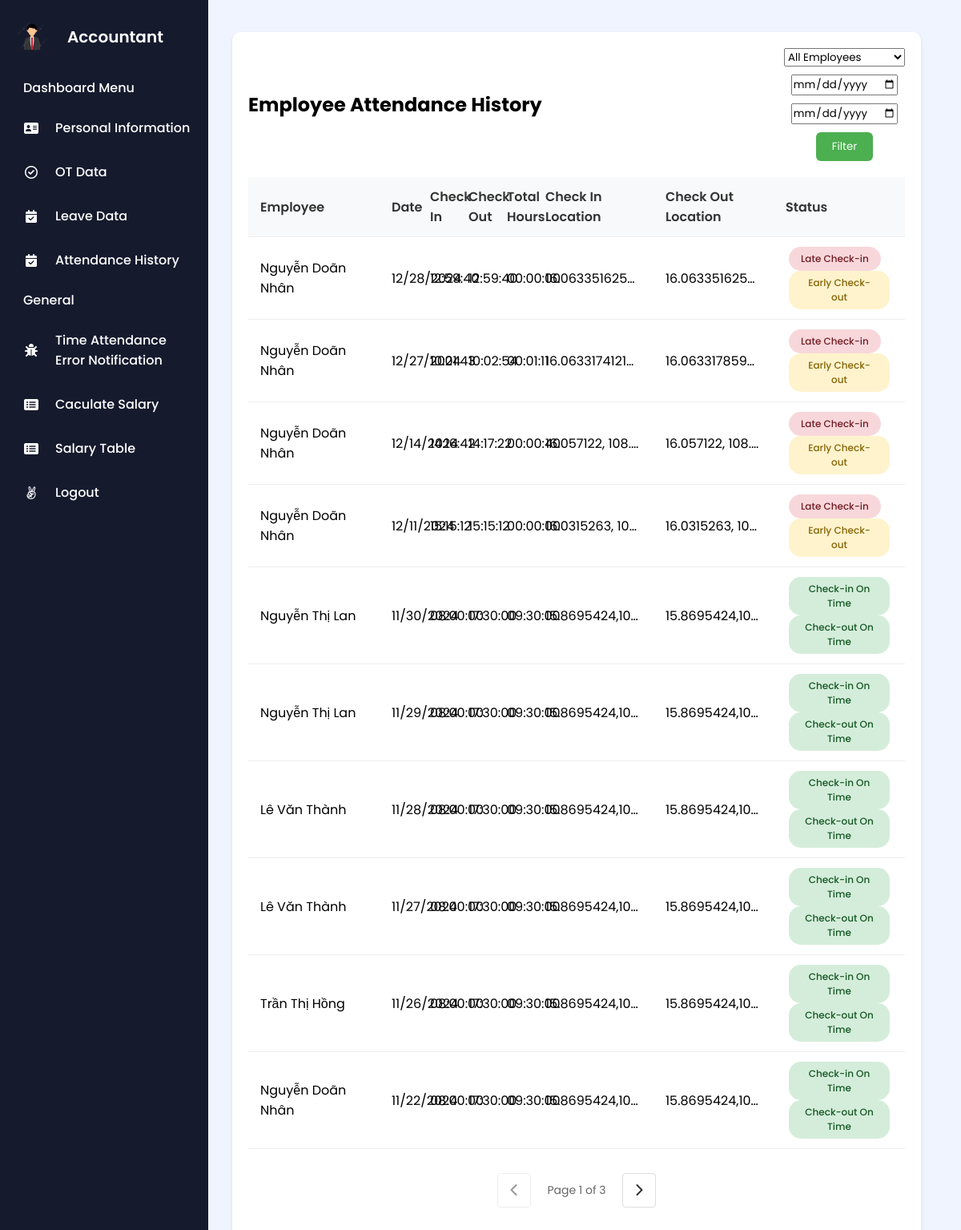
The app's page /index.php?action=viewAttendanceHistory (signed in), older data.
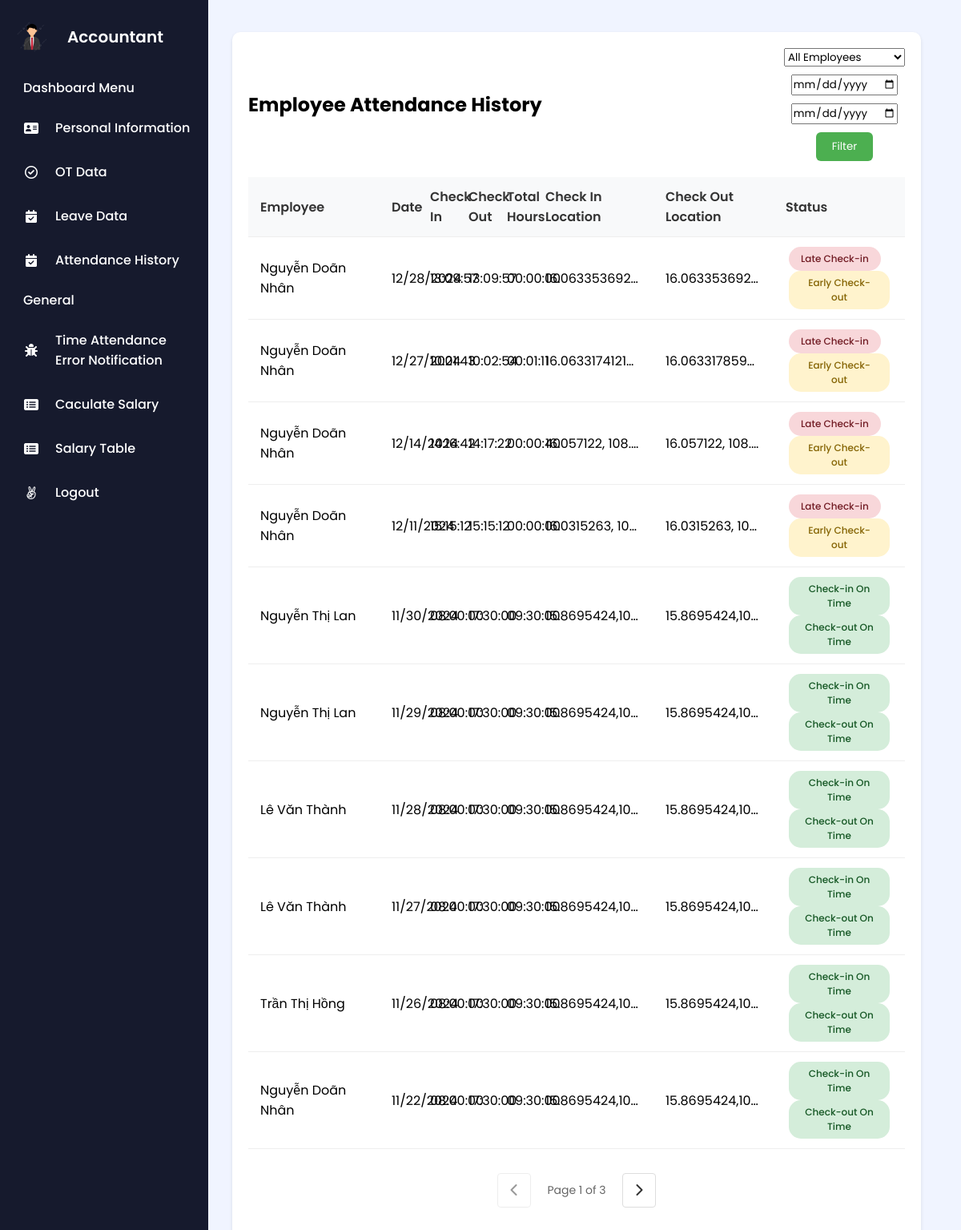
The same page, newer data.
### tables this page shows
CREATE TABLE `checkincheckout` (
  `CheckinCheckoutID` int(11) NOT NULL,
  `CheckinTime` datetime DEFAULT NULL,
  `CheckoutTime` datetime DEFAULT NULL,
  `EmployeeID` int(11) DEFAULT NULL,
  `GPSLocation` varchar(255) NOT NULL,
  `CheckoutLocation` varchar(255) DEFAULT NULL
);

CREATE TABLE `employee` (
  `EmployeeID` int(11) NOT NULL,
  `Username` varchar(50) NOT NULL,
  `Password` varchar(100) NOT NULL,
  `FirstName` varchar(50) DEFAULT NULL,
  `LastName` varchar(50) DEFAULT NULL,
  `DateOfBirth` date DEFAULT NULL,
  `Gender` enum('male','female','other') DEFAULT NULL,
  `IdentityNumber` varchar(20) DEFAULT NULL,
  `IdentityIssuedDate` date DEFAULT NULL,
  `IdentityIssuedPlace` varchar(100) DEFAULT NULL,
  `Email` varchar(100) DEFAULT NULL,
  `PhoneNumber` varchar(20) DEFAULT NULL,
  `MaritalStatus` enum('Có gia đình','Độc thân') DEFAULT NULL,
  `Hometown` varchar(100) DEFAULT NULL,
  `PlaceOfBirth` varchar(100) DEFAULT NULL,
  `Nationality` varchar(50) DEFAULT NULL,
  `Role` enum('giam doc','nhan vien','ke toan','admin') DEFAULT NULL,
  `BaseSalary` decimal(15,2) NOT NULL DEFAULT 0.00
);

### controllers/ViewListDataEmployeeController.php (called while the page is built, shortened)
<?php
require_once 'models/ViewListDataEmployeeModel.php';
class ViewListDataEmployeeController {
    private $ViewListData;
    public function __construct($db) {
        $this->ViewListData = new ViewListDataEmployeeModel($db);
    }
    public function viewAttendanceHistory() {
        $selectedEmployee = isset($_GET['employee_id']) && !empty($_GET['employee_id'])
            ? (int)$_GET['employee_id']
            : null;
        $startDate = isset($_GET['start_date']) && !empty($_GET['start_date'])
            ? date('d-m-Y', strtotime($_GET['start_date']))
            : '';
        $endDate = isset($_GET['end_date']) && !empty($_GET['end_date'])
            ? date('d-m-Y', strtotime($_GET['end_date']))
            : '';
        $page = isset($_GET['page']) ? (int)$_GET['page'] : 1;
        $itemsPerPage = 10;
        $offset = ($page - 1) * $itemsPerPage;
        $result = $this->ViewListData->getAttendanceHistory(
            $selectedEmployee,
            $startDate,
            $endDate,
            $itemsPerPage,
            $offset
        );
        $attendanceData = $result['data'];
        require 'views/ViewAttendanceHistory.php';
    }
}
?>

### models/ViewListDataEmployeeModel.php (called while the page is built, shortened)
<?php
class ViewListDataEmployeeModel {
    protected $pdo;
    public function __construct($pdo) {
        $this->pdo = $pdo;
    }
    public function getAttendanceHistory($employeeId = null, $startDate = null, $endDate = null, $limit = 10, $offset = 0) {
        $query = "SELECT SQL_CALC_FOUND_ROWS cc.*, e.FirstName, e.LastName,
                  TIMEDIFF(CheckoutTime, CheckinTime) AS TotalWorkHours
                  FROM checkincheckout cc
                  JOIN employee e ON cc.EmployeeID = e.EmployeeID
                  WHERE 1=1";
        $query .= " ORDER BY cc.CheckinTime DESC LIMIT :limit OFFSET :offset";
        $stmt = $this->pdo->prepare($query);
        $stmt->bindValue(':limit', (int)$limit, PDO::PARAM_INT);
        $stmt->bindValue(':offset', (int)$offset, PDO::PARAM_INT);
        $stmt->execute();
        $results = $stmt->fetchAll(PDO::FETCH_ASSOC);
        $stmt = $this->pdo->query("SELECT FOUND_ROWS()");
        $totalRecords = $stmt->fetchColumn();
        foreach ($results as &$record) {
            $checkinTime = new DateTime($record['CheckinTime']);
            $workDate = $checkinTime->format('Y-m-d');
            $startTime = new DateTime($workDate . ' 08:00:00');
            if ($checkinTime <= $startTime) {
                $record['CheckinStatus'] = 'On Time';
            } else {
                $record['CheckinStatus'] = 'Late';
            }
            if (!empty($record['CheckoutTime'])) {
                $checkoutTime = new DateTime($record['CheckoutTime']);
                $endTime = new DateTime($workDate . ' 17:30:00');
            } else {
                $record['CheckoutStatus'] = 'N/A';
            }
        }
        return [
            'data' => $results,
            'total' => $totalRecords
        ];
    }
}

### views/ViewAttendanceHistory.php (the view, shortened to what the changed rows need)
<!DOCTYPE html>
<html lang="en">
<head>
    <link rel="stylesheet" href="https://cdnjs.cloudflare.com/ajax/libs/font-awesome/6.0.0-beta3/css/all.min.css" />
    <link rel="stylesheet" href="assets/css/Employee/ViewAttendanceHistory.css">
</head>
<body>
    <?php include 'views/layouts/sidebar_accountant.php'; ?>
    <div class="main-content">
        <div class="attendance-container">
            <div class="page-header">
                <div class="header-left">
                    <h2>Employee Attendance History</h2>
                </div>
            </div>
            <div class="records-table">
                <table id="attendanceTable">
                    <thead>
                        <tr>
                            <th>Employee</th>
                            <th>Date</th>
                            <th>Check In</th>
                            <th>Check Out</th>
                            <th>Total Hours</th>
                            <th>Check In Location</th>
                            <th>Check Out Location</th>
                            <th>Status</th>
                        </tr>
                    </thead>
                    <tbody>
                        <?php foreach ($attendanceData as $record): ?>
                            <tr>
                                <td><?= htmlspecialchars($record['FirstName'] . ' ' . $record['LastName']) ?></td>
                                <td><?= date('m/d/Y', strtotime($record['CheckinTime'])) ?></td>
                                <td><?= date('H:i:s', strtotime($record['CheckinTime'])) ?></td>
                                <td><?= $record['CheckoutTime'] ? date('H:i:s', strtotime($record['CheckoutTime'])) : 'N/A' ?></td>
                                <td><?= $record['TotalWorkHours'] ?? 'N/A' ?></td>
                                <td><?= htmlspecialchars($record['GPSLocation']) ?></td>
                                <td><?= htmlspecialchars($record['CheckoutLocation'] ?? 'N/A') ?></td>
                                <td>
                                    <?php if (!empty($record['IsAbsent']) && $record['IsAbsent']) : ?>
                                        <span class="status-absent">Absent</span>
                                    <?php else : ?>
                                        <?php
                                            if ($record['CheckinStatus'] === 'On Time') {
                                                echo '<span class="badge badge-success">Check-in On Time</span>';
                                            } else {
                                                echo '<span class="badge badge-danger">Late Check-in</span>';
                                            }
                                            if (!empty($record['CheckoutTime'])) {
                                                if ($record['CheckoutStatus'] === 'On Time') {
                                                    echo '<span class="badge badge-success">Check-out On Time</span>';
                                                } else {
                                                    echo '<span class="badge badge-warning">Early Check-out</span>';
                                                }
                                            }
                                        ?>
                                    <?php endif; ?>
                                </td>
                            </tr>
                        <?php endforeach; ?>
                    </tbody>
                </table>
            </div>
        </div>
    </div>
</body>
</html>

Row changes from the older to the newer data that the page shows:
removed checkincheckout: employee.FirstName+LastName "Nguyễn Doãn Nhân", CheckinTime "12/28/2024", CheckinTime "12:59:40", CheckoutTime "12:59:40", TotalWorkHours "00:00:00", GPSLocation "16.063351625…", CheckoutLocation "16.063351625…", shows "Late Check-in", shows "Early Check-out"
added checkincheckout: employee.FirstName+LastName "Nguyễn Doãn Nhân", CheckinTime "12/28/2024", CheckinTime "13:09:57", CheckoutTime "13:09:57", TotalWorkHours "00:00:00", GPSLocation "16.063353692…", CheckoutLocation "16.063353692…", shows "Late Check-in", shows "Early Check-out"
